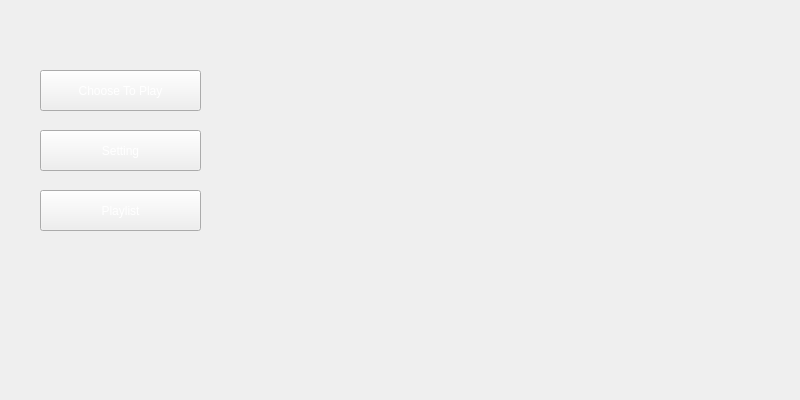
<?xml version="1.0" encoding="UTF-8"?>
<ui version="4.0">
 <class>Controller</class>
 <widget class="QWidget" name="Controller">
  <property name="geometry">
   <rect>
    <x>0</x>
    <y>0</y>
    <width>800</width>
    <height>400</height>
   </rect>
  </property>
  <property name="minimumSize">
   <size>
    <width>800</width>
    <height>400</height>
   </size>
  </property>
  <property name="maximumSize">
   <size>
    <width>800</width>
    <height>400</height>
   </size>
  </property>
  <property name="windowTitle">
   <string>Form</string>
  </property>
  <property name="styleSheet">
   <string notr="true"/>
  </property>
  <widget class="QPushButton" name="pushButton_chooseToPlay">
   <property name="geometry">
    <rect>
     <x>40</x>
     <y>70</y>
     <width>161</width>
     <height>41</height>
    </rect>
   </property>
   <property name="styleSheet">
    <string notr="true">border-image: url(:/new/prefix1/p.jpg);
font: 75 12pt &quot;MS Shell Dlg 2&quot;;
color:white;</string>
   </property>
   <property name="text">
    <string>Choose To Play</string>
   </property>
  </widget>
  <widget class="QPushButton" name="pushButton_setting">
   <property name="geometry">
    <rect>
     <x>40</x>
     <y>130</y>
     <width>161</width>
     <height>41</height>
    </rect>
   </property>
   <property name="styleSheet">
    <string notr="true">border-image: url(:/new/prefix1/p.jpg);
font: 75 12pt &quot;MS Shell Dlg 2&quot;;
color:white;</string>
   </property>
   <property name="text">
    <string>Setting</string>
   </property>
  </widget>
  <widget class="QPushButton" name="pushButton_playlist">
   <property name="geometry">
    <rect>
     <x>40</x>
     <y>190</y>
     <width>161</width>
     <height>41</height>
    </rect>
   </property>
   <property name="styleSheet">
    <string notr="true">border-image: url(:/new/prefix1/p.jpg);
font: 75 12pt &quot;MS Shell Dlg 2&quot;;
color:white;</string>
   </property>
   <property name="text">
    <string>Playlist</string>
   </property>
  </widget>
 </widget>
 <resources/>
 <connections/>
</ui>
